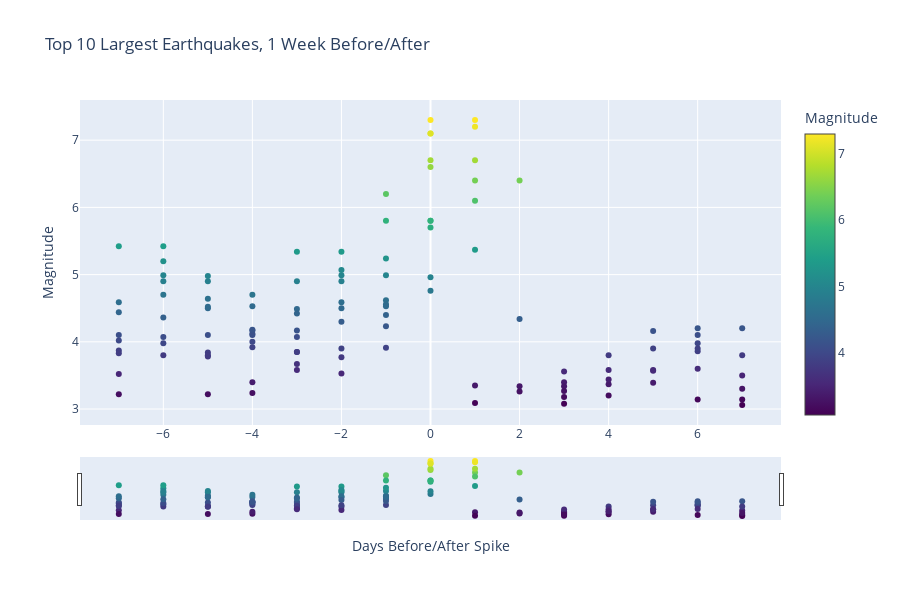

Notebook cell for this chart:
### Markdown cell above
Time before/after a large earthquake

### Code cell
filtered_data_df = pd.DataFrame()

# Plotting 1 week before/after a large earthquake
for index, row in usgs_grouped_max_top10.iterrows():
    current_time = row['time']
    previous_time = current_time - one_week
    next_time = current_time + one_week
    
    filtered_data_before = usgs_grouped_max[(usgs_grouped_max['time'] >= previous_time) & (usgs_grouped_max['time'] < current_time)].copy()
    filtered_data_before['days_until_large_value'] = (current_time - filtered_data_before['time']).dt.days  # Calculate days until the large value
    
    filtered_data_after = usgs_grouped_max[(usgs_grouped_max['time'] <= next_time) & (usgs_grouped_max['time'] >= current_time)].copy()
    filtered_data_after['days_until_large_value'] = (current_time - filtered_data_after['time']).dt.days  # Calculate days until the large value
    
    filtered_data_df = pd.concat([filtered_data_df, filtered_data_before, filtered_data_after])

fig = go.Figure()

scatter = go.Scatter(
    x=filtered_data_df['days_until_large_value'],
    y=filtered_data_df['mag'],
    mode='markers',
    marker=dict(
        size=6, 
        color=filtered_data_df['mag'],
        colorscale='Viridis',
        colorbar=dict(title='Magnitude'),
    ),
    text=filtered_data_df['time'],
)

fig.add_trace(scatter)

fig.update_layout(
    title='Top 10 Largest Earthquakes, 1 Week Before/After',
    xaxis=dict(title='Days Before/After Spike'),
    yaxis=dict(title='Magnitude'),
    width=900,
    height=600,
)

fig.update_xaxes(rangeslider_visible=True)
fig.update_layout(dragmode='pan')

fig.show()

### Figure 1 — Plotly figure (JSON) as saved in the notebook; plotly's stock layout.template omitted (floating-point values rounded to 4 significant figures)
{"data": [{"marker": {"color": [3.35, 6.6, 4.4, 3.77, 3.67, 3.24, 3.78, 3.98, 3.52, 4.2, 3.98, 3.4, 6.4, 5.8, 4.62, 3.53, 4.07, 3.4, 3.22, 3.5, 3.86, 3.39, 3.8, 6.1, 5.7, 6.2, 4.9, 4.9, 4, 4.9, 4.7, 4.1, 3.26, 6.7, 4.76, 3.91, 4.5, 3.85, 3.92, 3.84, 5.2, 4.02, 3.14, 3.9, 3.58, 3.34, 7.3, 5.8, 4.99, 5.34, 4.17, 4.1, 3.8, 5.42, 3.14, 3.9, 3.58, 3.34, 7.3, 5.8, 4.99, 5.34, 4.17, 4.1, 3.8, 5.42, 4.44, 3.06, 4.1, 3.57, 3.37, 3.08, 6.7, 5.24, 5.07, 3.85, 4.53, 4.64, 4.07, 4.59, 3.3, 3.6, 3.2, 3.27, 3.09, 7.1, 4.23, 4.59, 4.49, 4.12, 4.98, 4.99, 3.22, 4.16, 3.56, 4.34, 7.2, 4.96, 4.56, 4.3, 4.42, 4.7, 4.5, 4.36, 3.87, 3.8, 4.2, 3.44, 3.18, 6.4, 5.37, 7.1, 4.53, 3.9, 3.58, 4.18, 4.52, 4.9, 3.83], "colorbar": {"title": {"text": "Magnitude"}}, "colorscale": [[0, "#440154"], [0.1111, "#482878"], [0.2222, "#3e4989"], [0.3333, "#31688e"], [0.4444, "#26828e"], [0.5556, "#1f9e89"], [0.6667, "#35b779"], [0.7778, "#6ece58"], [0.8889, "#b5de2b"], [1, "#fde725"]], "size": 6}, "mode": "markers", "text": ["1971-02-08T00:00:00", "1971-02-09T00:00:00", "1971-02-10T00:00:00", "1971-02-11T00:00:00", "1971-02-12T00:00:00", "1971-02-13T00:00:00", "1971-02-14T00:00:00", "1971-02-15T00:00:00", "1971-02-16T00:00:00", "1979-10-09T00:00:00", "1979-10-10T00:00:00", "1979-10-13T00:00:00", "1979-10-15T00:00:00", "1979-10-16T00:00:00", "1979-10-17T00:00:00", "1979-10-18T00:00:00", "1979-10-19T00:00:00", "1979-10-20T00:00:00", "1979-10-21T00:00:00", "1980-05-19T00:00:00", "1980-05-20T00:00:00", "1980-05-21T00:00:00", "1980-05-22T00:00:00", "1980-05-25T00:00:00", "1980-05-26T00:00:00", "1980-05-27T00:00:00", "1980-05-28T00:00:00", "1980-05-29T00:00:00", "1980-05-30T00:00:00", "1980-05-31T00:00:00", "1980-06-01T00:00:00", "1980-06-02T00:00:00", "1983-05-01T00:00:00", "1983-05-02T00:00:00", "1983-05-03T00:00:00", "1983-05-04T00:00:00", "1983-05-05T00:00:00", "1983-05-06T00:00:00", "1983-05-07T00:00:00", "1983-05-08T00:00:00", "1983-05-09T00:00:00", "1983-05-10T00:00:00", "1992-06-22T00:00:00", "1992-06-23T00:00:00", "1992-06-24T00:00:00", "1992-06-26T00:00:00", "1992-06-28T00:00:00", "1992-06-29T00:00:00", "1992-06-30T00:00:00", "1992-07-01T00:00:00", "1992-07-02T00:00:00", "1992-07-03T00:00:00", "1992-07-04T00:00:00", "1992-07-05T00:00:00", "1992-06-22T00:00:00", "1992-06-23T00:00:00", "1992-06-24T00:00:00", "1992-06-26T00:00:00", "1992-06-28T00:00:00", "1992-06-29T00:00:00", "1992-06-30T00:00:00", "1992-07-01T00:00:00", "1992-07-02T00:00:00", "1992-07-03T00:00:00", "1992-07-04T00:00:00", "1992-07-05T00:00:00", "1992-07-06T00:00:00", "1994-01-10T00:00:00", "1994-01-11T00:00:00", "1994-01-12T00:00:00", "1994-01-13T00:00:00", "1994-01-14T00:00:00", "1994-01-17T00:00:00", "1994-01-18T00:00:00", "1994-01-19T00:00:00", "1994-01-20T00:00:00", "1994-01-21T00:00:00", "1994-01-22T00:00:00", "1994-01-23T00:00:00", "1994-01-24T00:00:00", "1999-10-09T00:00:00", "1999-10-10T00:00:00", "1999-10-12T00:00:00", "1999-10-13T00:00:00", "1999-10-15T00:00:00", "1999-10-16T00:00:00", "1999-10-17T00:00:00", "1999-10-18T00:00:00", "1999-10-19T00:00:00", "1999-10-20T00:00:00", "1999-10-21T00:00:00", "1999-10-22T00:00:00", "1999-10-23T00:00:00", "2010-03-31T00:00:00", "2010-04-02T00:00:00", "2010-04-03T00:00:00", "2010-04-04T00:00:00", "2010-04-05T00:00:00", "2010-04-06T00:00:00", "2010-04-07T00:00:00", "2010-04-08T00:00:00", "2010-04-09T00:00:00", "2010-04-10T00:00:00", "2010-04-11T00:00:00", "2010-04-12T00:00:00", "2019-06-29T00:00:00", "2019-06-30T00:00:00", "2019-07-02T00:00:00", "2019-07-03T00:00:00", "2019-07-04T00:00:00", "2019-07-05T00:00:00", "2019-07-06T00:00:00", "2019-07-07T00:00:00", "2019-07-08T00:00:00", "2019-07-09T00:00:00", "2019-07-10T00:00:00", "2019-07-11T00:00:00", "2019-07-12T00:00:00", "2019-07-13T00:00:00"], "type": "scatter", "x": [1, 0, -1, -2, -3, -4, -5, -6, -7, 7, 6, 3, 1, 0, -1, -2, -3, -4, -5, 7, 6, 5, 4, 1, 0, -1, -2, -3, -4, -5, -6, -7, 2, 1, 0, -1, -2, -3, -4, -5, -6, -7, 6, 5, 4, 2, 0, -1, -2, -3, -4, -5, -6, -7, 7, 6, 5, 3, 1, 0, -1, -2, -3, -4, -5, -6, -7, 7, 6, 5, 4, 3, 0, -1, -2, -3, -4, -5, -6, -7, 7, 6, 4, 3, 1, 0, -1, -2, -3, -4, -5, -6, -7, 5, 3, 2, 1, 0, -1, -2, -3, -4, -5, -6, -7, 7, 6, 4, 3, 2, 1, 0, -1, -2, -3, -4, -5, -6, -7], "y": [3.35, 6.6, 4.4, 3.77, 3.67, 3.24, 3.78, 3.98, 3.52, 4.2, 3.98, 3.4, 6.4, 5.8, 4.62, 3.53, 4.07, 3.4, 3.22, 3.5, 3.86, 3.39, 3.8, 6.1, 5.7, 6.2, 4.9, 4.9, 4, 4.9, 4.7, 4.1, 3.26, 6.7, 4.76, 3.91, 4.5, 3.85, 3.92, 3.84, 5.2, 4.02, 3.14, 3.9, 3.58, 3.34, 7.3, 5.8, 4.99, 5.34, 4.17, 4.1, 3.8, 5.42, 3.14, 3.9, 3.58, 3.34, 7.3, 5.8, 4.99, 5.34, 4.17, 4.1, 3.8, 5.42, 4.44, 3.06, 4.1, 3.57, 3.37, 3.08, 6.7, 5.24, 5.07, 3.85, 4.53, 4.64, 4.07, 4.59, 3.3, 3.6, 3.2, 3.27, 3.09, 7.1, 4.23, 4.59, 4.49, 4.12, 4.98, 4.99, 3.22, 4.16, 3.56, 4.34, 7.2, 4.96, 4.56, 4.3, 4.42, 4.7, 4.5, 4.36, 3.87, 3.8, 4.2, 3.44, 3.18, 6.4, 5.37, 7.1, 4.53, 3.9, 3.58, 4.18, 4.52, 4.9, 3.83]}], "layout": {"dragmode": "pan", "height": 600, "title": {"text": "Top 10 Largest Earthquakes, 1 Week Before/After"}, "width": 900, "xaxis": {"rangeslider": {"visible": true}, "title": {"text": "Days Before/After Spike"}}, "yaxis": {"title": {"text": "Magnitude"}}}}
